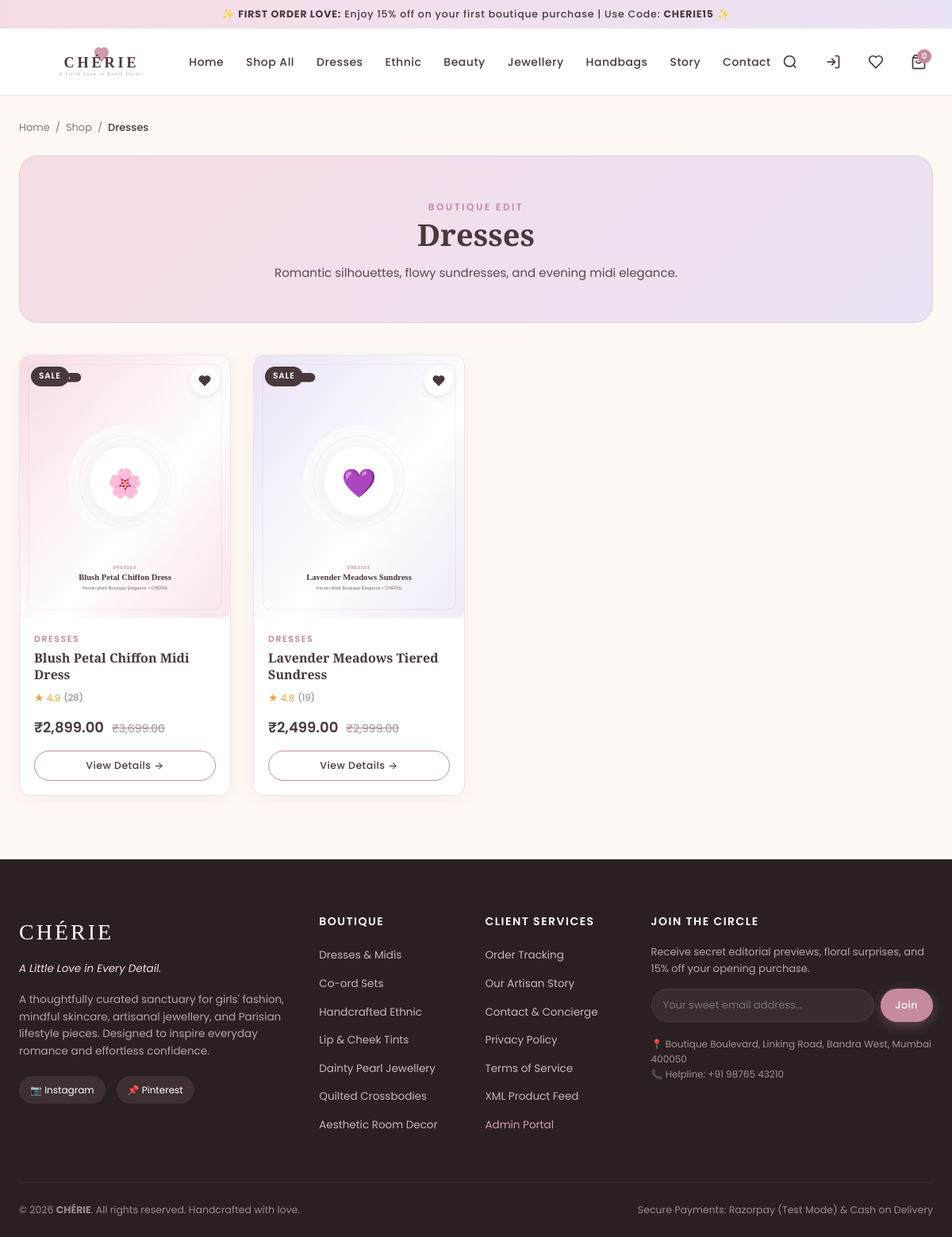
/category.php?slug=dresses, run on the app's committed database.
### tables this page shows
CREATE TABLE IF NOT EXISTS `categories` (
    `id` INT UNSIGNED AUTO_INCREMENT PRIMARY KEY,
    `name` VARCHAR(100) NOT NULL,
    `slug` VARCHAR(120) NOT NULL UNIQUE,
    `description` TEXT NULL,
    `image_url` VARCHAR(255) NULL,
    `parent_id` INT UNSIGNED NULL DEFAULT NULL,
    `is_featured` TINYINT(1) DEFAULT 0,
    `is_active` TINYINT(1) DEFAULT 1,
    `sort_order` INT DEFAULT 0,
    `created_at` TIMESTAMP DEFAULT CURRENT_TIMESTAMP,
    INDEX `idx_category_slug` (`slug`),
    INDEX `idx_category_active` (`is_active`)
);

CREATE TABLE IF NOT EXISTS `products` (
    `id` INT UNSIGNED AUTO_INCREMENT PRIMARY KEY,
    `category_id` INT UNSIGNED NOT NULL,
    `name` VARCHAR(255) NOT NULL,
    `slug` VARCHAR(280) NOT NULL UNIQUE,
    `sku` VARCHAR(60) NOT NULL UNIQUE,
    `description` LONGTEXT NOT NULL,
    `short_description` VARCHAR(500) NULL,
    `price` DECIMAL(10,2) NOT NULL,
    `compare_at_price` DECIMAL(10,2) NULL,
    `stock_quantity` INT NOT NULL DEFAULT 0,
    `low_stock_threshold` INT DEFAULT 5,
    `is_featured` TINYINT(1) DEFAULT 0,
    `is_new` TINYINT(1) DEFAULT 1,
    `is_active` TINYINT(1) DEFAULT 1,
    `rating_avg` DECIMAL(3,2) DEFAULT 5.00,
    `reviews_count` INT UNSIGNED DEFAULT 0,
    `created_at` TIMESTAMP DEFAULT CURRENT_TIMESTAMP,
    `updated_at` TIMESTAMP DEFAULT CURRENT_TIMESTAMP ON UPDATE CURRENT_TIMESTAMP,
    FOREIGN KEY (`category_id`) REFERENCES `categories`(`id`) ON DELETE RESTRICT,
    INDEX `idx_product_slug` (`slug`),
    INDEX `idx_product_category` (`category_id`),
    INDEX `idx_product_featured` (`is_featured`),
    INDEX `idx_product_active` (`is_active`),
    INDEX `idx_product_price` (`price`)
);

### config/database.php (called while the page is built, shortened)
<?php
class Database {
    private static ?PDO $instance = null;
    private static bool $connectionAttempted = false;
    public static function getConnection(): ?PDO {
        if (self::$instance === null && !self::$connectionAttempted) {
            self::$connectionAttempted = true;
            try {
                $dsn = "mysql:host=" . DB_HOST . ";port=" . DB_PORT . ";dbname=" . DB_NAME . ";charset=" . DB_CHARSET;
                $options = [
                    PDO::ATTR_ERRMODE            => PDO::ERRMODE_EXCEPTION,
                    PDO::ATTR_DEFAULT_FETCH_MODE => PDO::FETCH_ASSOC,
                    PDO::ATTR_EMULATE_PREPARES   => false,
                    PDO::MYSQL_ATTR_INIT_COMMAND => "SET NAMES " . DB_CHARSET
                ];
                self::$instance = new PDO($dsn, DB_USER, DB_PASS, $options);
            } catch (PDOException $e) {
                self::$lastError = $e->getMessage();
                self::$instance = null;
            }
        }
        return self::$instance;
    }
    public static function query(string $sql, array $params = []): ?PDOStatement {
        $pdo = self::getConnection();
        $stmt = $pdo->prepare($sql);
        $stmt->execute($params);
        return $stmt;
    }
    public static function fetchOne(string $sql, array $params = []): ?array {
        $stmt = self::query($sql, $params);
        $row = $stmt->fetch();
        return $row ?: null;
    }
    public static function fetchAll(string $sql, array $params = []): array {
        $stmt = self::query($sql, $params);
        return $stmt->fetchAll();
    }
}

### includes/functions.php (called while the page is built, shortened)
<?php
function isLoggedIn(): bool {
    return !empty($_SESSION['user_id']) && !empty($_SESSION['user_email']);
}
function formatPrice(float|int|string $amount): string {
    $val = (float)$amount;
    return '₹' . number_format($val, 2, '.', ',');
}
function isInWishlist(int $productId): bool {
    if (!isLoggedIn() || !Database::isConnected()) return false;
    $userId = (int)$_SESSION['user_id'];
    $res = Database::fetchOne("SELECT id FROM wishlist WHERE user_id = ? AND product_id = ?", [$userId, $productId]);
    return !empty($res);
}

### category.php (the view, shortened to what this page needs)
<?php
$slug = trim($_GET['slug'] ?? '');
$category = null;
if ($slug && Database::isConnected()) {
    $category = Database::fetchOne("SELECT * FROM categories WHERE slug = ? AND is_active = 1 LIMIT 1", [$slug]);
    if ($category) {
        $products = Database::fetchAll("
            SELECT p.*, c.name AS category_name, c.slug AS category_slug,
                   (SELECT image_path FROM product_images WHERE product_id = p.id ORDER BY is_primary DESC, sort_order ASC LIMIT 1) AS image_path
            FROM products p
            JOIN categories c ON p.category_id = c.id
            WHERE p.category_id = ? AND p.is_active = 1
            ORDER BY p.id ASC
        ", [$category['id']]);
    }
}
require_once __DIR__ . '/includes/header.php';
?>
<div class="container" style="margin-top: 30px; margin-bottom: 70px;">
    <nav style="font-size: 13px; color: #8c767b; margin-bottom: 24px;">
        <a href="<?= BASE_URL ?>/index.php" style="color: inherit;">Home</a> &nbsp;/&nbsp;
        <a href="<?= BASE_URL ?>/shop.php" style="color: inherit;">Shop</a> &nbsp;/&nbsp;
        <span style="color: var(--chocolate); font-weight: 500;"><?= htmlspecialchars($category['name']) ?></span>
    </nav>
    <div style="background:linear-gradient(135deg, var(--blush), var(--lavender)); border-radius:var(--radius-lg); padding:50px 30px; margin-bottom:40px; text-align:center; border:1px solid var(--border-color);">
        <span class="section-tagline">Boutique Edit</span>
        <h1 style="font-size:38px; margin-bottom:12px;"><?= htmlspecialchars($category['name']) ?></h1>
        <p style="font-size:15px; color:#5b484c; max-width:650px; margin:0 auto; line-height:1.6;">
            <?= htmlspecialchars($category['description']) ?>
        </p>
    </div>
    <?php if (!empty($products)): ?>
        <div class="product-grid">
            <?php foreach ($products as $prod): ?>
                <div class="product-card">
                    <div class="product-thumb-wrap">
                        <?php if (!empty($prod['compare_at_price']) && $prod['compare_at_price'] > $prod['price']): ?>
                            <span class="product-badge">SALE</span>
                        <?php endif; ?>
                        <button class="product-wishlist-btn <?= isInWishlist((int)$prod['id']) ? 'active' : '' ?>" data-product-id="<?= $prod['id'] ?>" title="Save to Wishlist">
                            <svg width="18" height="18" viewBox="0 0 24 24" fill="currentColor"><path d="M19 14c1.49-1.46 3-3.21 3-5.5A5.5 5.5 0 0 0 16.5 3c-1.76 0-3 .5-4.5 2-1.5-1.5-2.74-2-4.5-2A5.5 5.5 0 0 0 2 8.5c0 2.3 1.5 4.05 3 5.5l7 7Z"/></svg>
                        </button>
                        <a href="<?= BASE_URL ?>/product.php?slug=<?= urlencode($prod['slug']) ?>">
                            <img src="<?= BASE_URL ?>/<?= htmlspecialchars($prod['image_path'] ?? 'assets/images/products/prod_1_1.svg') ?>" alt="<?= htmlspecialchars($prod['name']) ?>" loading="lazy">
                        </a>
                    </div>
                    <div class="product-info">
                        <span class="product-cat"><?= htmlspecialchars($prod['category_name']) ?></span>
                        <h3 class="product-name">
                            <a href="<?= BASE_URL ?>/product.php?slug=<?= urlencode($prod['slug']) ?>"><?= htmlspecialchars($prod['name']) ?></a>
                        </h3>
                        <div class="product-rating">
                            <span>★ <?= number_format($prod['rating_avg'], 1) ?></span>
                            <span class="product-reviews-count">(<?= $prod['reviews_count'] ?>)</span>
                        </div>
                        <div class="product-pricing">
                            <span class="current-price"><?= formatPrice($prod['price']) ?></span>
                            <?php if (!empty($prod['compare_at_price']) && $prod['compare_at_price'] > $prod['price']): ?>
                                <span class="old-price"><?= formatPrice($prod['compare_at_price']) ?></span>
                            <?php endif; ?>
                        </div>
                        <div style="margin-top:14px;">
                            <a href="<?= BASE_URL ?>/product.php?slug=<?= urlencode($prod['slug']) ?>" class="btn btn-outline btn-sm btn-block">
                                View Details &rarr;
                            </a>
                        </div>
                    </div>
                </div>
            <?php endforeach; ?>
        </div>
    <?php endif; ?>
</div>
<?php require_once __DIR__ . '/includes/footer.php'; ?>

### assets/css/style.css (style rules this page uses)
:root { --blush: #F7DCE5; --soft-cream: #FFF9F5; --dusty-rose: #C58A9C; --dusty-rose-hover: #b07487; --chocolate: #49383C; --chocolate-light: #6c5a5f; --lavender: #EAE3F5; --white: #FFFFFF; --border-color: rgba(197, 138, 156, 0.25); --shadow-subtle: 0 4px 20px rgba(73, 56, 60, 0.06); --shadow-medium: 0 10px 30px rgba(73, 56, 60, 0.1); --shadow-hover: 0 16px 40px rgba(73, 56, 60, 0.14); --radius-sm: 8px; --radius-md: 14px; --radius-lg: 24px; --radius-full: 9999px; --transition-smooth: all 0.3s cubic-bezier(0.25, 0.8, 0.25, 1); }
*, *::before, *::after { box-sizing: border-box; margin: 0; padding: 0; }
html { scroll-behavior: smooth; font-size: 16px; }
body { font-family: 'Poppins', -apple-system, BlinkMacSystemFont, "Segoe UI", Roboto, sans-serif; background-color: var(--soft-cream); color: var(--chocolate); line-height: 1.6; -webkit-font-smoothing: antialiased; overflow-x: hidden; }
h1, h2, h3, h4, .font-serif { font-family: 'Playfair Display', Georgia, serif; color: var(--chocolate); font-weight: 600; line-height: 1.25; }
a { color: inherit; text-decoration: none; transition: var(--transition-smooth); }
img, svg { max-width: 100%; height: auto; display: block; }
button, input, select, textarea { font-family: inherit; }
.container { max-width: 1320px; margin: 0 auto; padding: 0 24px; }
.btn { display: inline-flex; align-items: center; justify-content: center; gap: 8px; padding: 12px 28px; border-radius: var(--radius-full); font-size: 14px; font-weight: 500; letter-spacing: 0.5px; border: 1px solid transparent; cursor: pointer; transition: var(--transition-smooth); text-decoration: none; }
.btn-outline { background-color: transparent; border-color: var(--dusty-rose); color: var(--chocolate); }
.btn-sm { padding: 8px 18px; font-size: 12.5px; }
.btn-block { width: 100%; }
.section-tagline { font-family: 'Poppins', sans-serif; font-size: 12px; font-weight: 600; letter-spacing: 2.5px; text-transform: uppercase; color: var(--dusty-rose); margin-bottom: 8px; }
.product-grid { display: grid; grid-template-columns: repeat(auto-fill, minmax(260px, 1fr)); gap: 28px; margin-bottom: 60px; }
.product-card { background: var(--white); border-radius: var(--radius-md); overflow: hidden; border: 1px solid var(--border-color); box-shadow: var(--shadow-subtle); transition: var(--transition-smooth); position: relative; display: flex; flex-direction: column; }
.product-thumb-wrap { position: relative; aspect-ratio: 4/5; background: #fbf5f7; overflow: hidden; }
.product-thumb-wrap img { width: 100%; height: 100%; object-fit: cover; transition: transform 0.5s ease; }
.product-wishlist-btn { position: absolute; top: 14px; right: 14px; background: rgba(255, 255, 255, 0.9); border: none; width: 36px; height: 36px; border-radius: var(--radius-full); display: flex; align-items: center; justify-content: center; cursor: pointer; color: var(--chocolate); box-shadow: 0 4px 10px rgba(0, 0, 0, 0.08); transition: var(--transition-smooth); z-index: 2; }
.product-badge { position: absolute; top: 14px; left: 14px; background-color: var(--chocolate); color: var(--white); font-size: 10.5px; font-weight: 600; letter-spacing: 0.8px; padding: 4px 10px; border-radius: var(--radius-full); z-index: 2; }
.product-info { padding: 18px; display: flex; flex-direction: column; flex-grow: 1; }
.product-cat { font-size: 11px; text-transform: uppercase; letter-spacing: 1.5px; color: var(--dusty-rose); font-weight: 600; margin-bottom: 4px; }
.product-name { font-size: 16px; font-weight: 600; color: var(--chocolate); margin-bottom: 8px; line-height: 1.35; display: -webkit-box; -webkit-line-clamp: 2; -webkit-box-orient: vertical; overflow: hidden; }
.product-rating { display: flex; align-items: center; gap: 4px; font-size: 12px; color: #E6A23C; margin-bottom: 8px; }
.product-reviews-count { color: #8c767b; font-size: 11.5px; }
.product-pricing { display: flex; align-items: baseline; gap: 10px; margin-top: auto; padding-top: 6px; }
.current-price { font-size: 18px; font-weight: 600; color: var(--chocolate); }
.old-price { font-size: 14px; color: #a49195; text-decoration: line-through; }

### data on the page
categories: name "Dresses", description "Romantic silhouettes, flowy sundresses, and evening midi elegance."
products: shows "SALE", shows a picture, category.name "DRESSES", name "Blush Petal Chiffon Midi Dress", rating_avg "4.9", reviews_count "28", price "₹2,899.00", compare_at_price "₹3,699.00"
products: shows "SALE", shows a picture, category.name "DRESSES", name "Lavender Meadows Tiered Sundress", rating_avg "4.8", reviews_count "19", price "₹2,499.00", compare_at_price "₹2,999.00"

### other printed values
$topPromo['badge_text'] "FIRST ORDER LOVE"
$topPromo['description'] "Enjoy 15% off on your first boutique purchase"
$topPromo['code'] "CHERIE15"
$cartCount "0"
getSetting('site_phone', '+91 98765 43210') "+91 98765 43210"
getSetting('site_name', 'CHÉRIE') "CHÉRIE"
